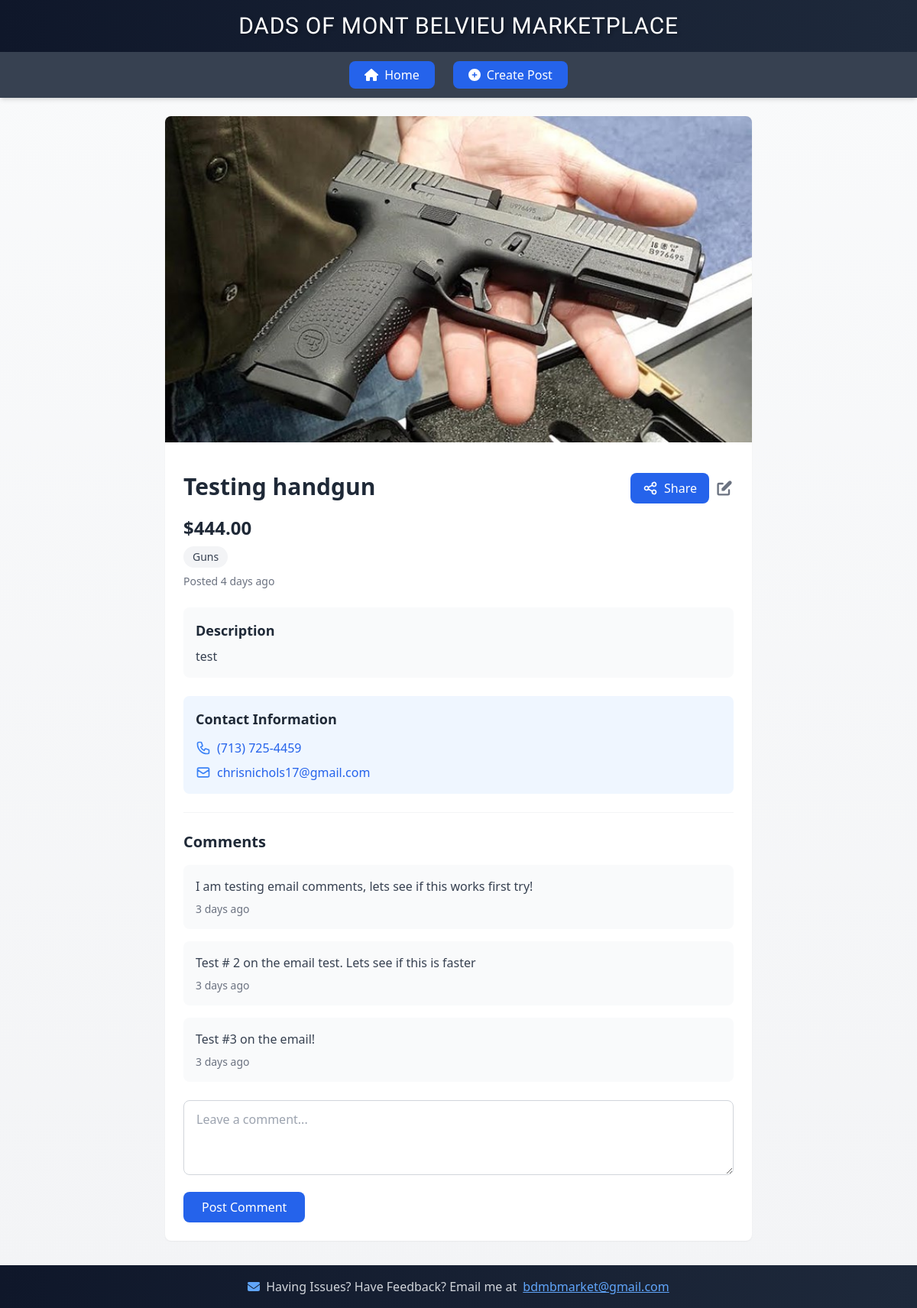
The page /post/12 on the database its author committed.
### app.py (models this page shows)
class Photo(db.Model):
    id = db.Column(db.Integer, primary_key=True)
    filename = db.Column(db.String(255))
    post_id = db.Column(db.Integer, db.ForeignKey('post.id'), nullable=False)
    timestamp = db.Column(db.DateTime, default=datetime.utcnow)

class Post(db.Model):
    id = db.Column(db.Integer, primary_key=True)
    title = db.Column(db.String(100), nullable=False)
    description = db.Column(db.Text, nullable=False)
    price = db.Column(db.Float, nullable=False)
    category = db.Column(db.String(20), nullable=False)
    photos = db.relationship('Photo', backref='post', lazy=True)
    comments = db.relationship('Comment', back_populates='post', cascade='all, delete')
    uuid = db.Column(db.String(36), nullable=False)
    created_at = db.Column(db.DateTime, default=datetime.utcnow)
    post_password = db.Column(db.String(255), nullable=True)
    phone = db.Column(db.String(20), nullable=True)
    email = db.Column(db.String(120), nullable=True)

class Comment(db.Model):
    id = db.Column(db.Integer, primary_key=True)
    content = db.Column(db.Text, nullable=False)
    post_id = db.Column(db.Integer, db.ForeignKey('post.id'), nullable=False)
    post = db.relationship('Post', back_populates='comments')
    timestamp = db.Column(db.DateTime, default=datetime.utcnow)

### app.py (the view, shortened to what this page needs)
@app.route('/post/<int:post_id>', methods=['GET', 'POST'])
def post(post_id):
    try:
        post = Post.query.get_or_404(post_id)
        return render_template('post.html', post=post, timedelta=timedelta)
    except Exception as e:
        app.logger.error(f"Error in post route: {e}")
        flash('An error occurred while processing your request.', 'error')
        return redirect(url_for('index'))

### templates/post.html (shortened to what this page needs)
{% extends "base.html" %}
{% block content %}
<div class="w-full px-0 md:px-4 mt-6">
    <div class="max-w-3xl mx-auto">
        <div class="bg-white shadow-sm md:rounded-lg overflow-hidden">
            <div class="{% if post.photos|length == 1 %}block{% else %}grid grid-cols-2 md:grid-cols-3 gap-1 md:gap-4{% endif %} mb-4">
                {% for photo in post.photos %}
                    <img
                        src="{{ url_for('static', filename='uploads/' + photo.filename) }}"
                        alt="Photo"
                        class="w-full {% if post.photos|length == 1 %}h-auto max-h-[70vh] object-contain{% else %}h-48 object-cover{% endif %} hover:opacity-95 transition cursor-pointer"
                        onclick="openModal('{{ url_for('static', filename='uploads/' + photo.filename) }}', {{ loop.index0 }})"
                        data-full-url="{{ url_for('static', filename='uploads/' + photo.filename) }}"
                    >
                {% endfor %}
            </div>
<div class="p-4 md:p-6">
    <div class="flex justify-between items-start mb-4">
        <h1 class="text-2xl md:text-3xl font-bold text-gray-800">{{ post.title }}</h1>
        <div class="flex items-center space-x-2">
<button
    onclick="sharePost()"
    class="inline-flex items-center space-x-1 md:space-x-2 px-2 md:px-4 py-1.5 md:py-2 bg-blue-600 text-white rounded-lg hover:bg-blue-700 transition font-medium text-sm md:text-base"
>
    <span>Share</span>
</button>
            {% if post.post_password %}
            <a href="{{ url_for('edit_post', post_id=post.id) }}"
               class="text-gray-500 hover:text-gray-700 transition ml-4">
            </a>
            {% endif %}
        </div>
    </div>
                <div class="mb-6">
                    <div class="text-2xl font-bold text-gray-800 mb-2">${{ "%.2f"|format(post.price) }}</div>
                    <div class="inline-block px-3 py-1 bg-gray-100 rounded-full text-sm text-gray-700">
                        {{ post.category }}
                    </div>
                    <div class="text-sm text-gray-500 mt-2">
                        Posted <span data-timestamp="{{ post.created_at.strftime('%Y-%m-%dT%H:%M:%SZ') }}">
                        </span>
                    </div>
                </div>
                <div class="bg-gray-50 rounded-lg p-4 mb-6">
                    <h2 class="text-lg font-semibold text-gray-800 mb-2">Description</h2>
                    <p class="text-gray-700 whitespace-pre-line">{{ post.description }}</p>
                </div>
                {% if post.phone or post.email %}
                <div class="bg-blue-50 rounded-lg p-4 mb-6">
                    <h2 class="text-lg font-semibold text-gray-800 mb-3">Contact Information</h2>
                    {% if post.phone %}
                    <div class="flex items-center mb-2">
                        <a href="tel:{{ post.phone }}" class="text-blue-600 hover:text-blue-800 transition">
                            {{ post.phone }}
                        </a>
                    </div>
                    {% endif %}
                    {% if post.email %}
                    <div class="flex items-center">
                        <svg xmlns="http://www.w3.org/2000/svg" class="h-5 w-5 text-blue-500 mr-2" fill="none" viewBox="0 0 24 24" stroke="currentColor">
                            <path stroke-linecap="round" stroke-linejoin="round" stroke-width="2" d="M3 8l7.89 5.26a2 2 0 002.22 0L21 8M5 19h14a2 2 0 002-2V7a2 2 0 00-2-2H5a2 2 0 00-2 2v10a2 2 0 002 2z" />
                        </svg>
                        <a href="mailto:{{ post.email }}" class="text-blue-600 hover:text-blue-800 transition">
                            {{ post.email }}
                        </a>
                    </div>
                    {% endif %}
                </div>
                {% endif %}
                <div class="border-t border-gray-100 pt-6">
                    <h2 class="text-xl font-semibold text-gray-800 mb-4">Comments</h2>
                    {% if post.comments %}
                        <ul class="space-y-4 mb-6">
                            {% for comment in post.comments %}
                                <li class="bg-gray-50 rounded-lg p-4">
                                    <div class="text-gray-700 whitespace-pre-line">{{ comment.content }}</div>
                                    <div class="text-sm text-gray-500 mt-2" data-timestamp="{{ comment.timestamp.strftime('%Y-%m-%dT%H:%M:%SZ') }}">
                                    </div>
                                </li>
                            {% endfor %}
                        </ul>
                    {% else %}
                        <p class="text-gray-500 italic mb-6">No comments yet.</p>
                    {% endif %}
                    <form action="{{ url_for('post', post_id=post.id) }}" method="post" class="space-y-4">
                        <textarea
                            name="content"
                            placeholder="Leave a comment..."
                            class="w-full border border-gray-300 rounded-lg px-4 py-3 focus:outline-none focus:ring-2 focus:ring-blue-500 transition"
                            rows="3"
                            required
                        ></textarea>
                        <button
                            type="submit"
                            class="w-full sm:w-auto bg-blue-600 text-white px-6 py-2 rounded-lg font-medium hover:bg-blue-700 transition">
                            Post Comment
                        </button>
                    </form>
                </div>
            </div>
        </div>
    </div>
</div>
{% endblock %}

### templates/base.html (shortened to what this page needs)
<!DOCTYPE html>
<html lang="en" class="h-full">
<head>
    <script src="https://cdn.tailwindcss.com"></script>
</head>
<body class="min-h-full flex flex-col bg-gradient-to-b from-gray-50 to-gray-100">
    <header class="bg-gradient-to-r from-slate-900 to-slate-800 py-4">
        <div class="max-w-7xl mx-auto px-4 text-center">
            <h1 class="text-3xl manly-font text-white tracking-wide uppercase">
                Dads of Mont Belvieu Marketplace
            </h1>
        </div>
    </header>
    <nav class="bg-gray-700 sticky top-0 z-50 shadow-md">
        <div class="max-w-7xl mx-auto px-4">
            <ul class="flex items-center space-x-6 py-3 justify-center">
                <li>
                    <a href="{{ url_for('index') }}"
                       class="text-white bg-blue-600 hover:bg-blue-700 px-5 py-1.5 rounded-lg font-medium transition-all duration-200 transform hover:scale-105 flex items-center space-x-2">
                        <i class="fas fa-home"></i>
                        <span>Home</span>
                    </a>
                </li>
                <li>
                    <a href="{{ url_for('create_post') }}"
                       class="text-white bg-blue-600 hover:bg-blue-700 px-5 py-1.5 rounded-lg font-medium transition-all duration-200 transform hover:scale-105 flex items-center space-x-2">
                        <i class="fas fa-plus-circle"></i>
                        <span>Create Post</span>
                    </a>
                </li>
            </ul>
        </div>
    </nav>
    <main class="flex-1 w-full max-w-7xl mx-auto">
        {% block content %}
        {% endblock %}
    </main>
    <footer class="bg-gradient-to-r from-slate-900 to-slate-800 py-4 mt-8">
        <div class="max-w-7xl mx-auto px-4 text-center">
            <div class="flex flex-col sm:flex-row items-center justify-center space-y-2 sm:space-y-0 sm:space-x-2">
                <div class="flex items-center space-x-2">
                    <i class="fas fa-envelope text-blue-400"></i>
                    <span class="text-gray-300">Having Issues? Have Feedback? Email me at</span>
                </div>
                <a href="mailto:bdmbmarket@gmail.com"
                   class="text-blue-400 hover:text-blue-300 transition-colors duration-200 underline">
                    bdmbmarket@gmail.com
                </a>
            </div>
        </div>
    </footer>
</body>
</html>

### templates/base.html (style rules this page uses)
.manly-font { font-family: 'Black Ops One', system-ui; text-shadow: 2px 2px 4px rgba(0, 0, 0, 0.3); }

### rows shown on the page
Photo: filename (picture)
Post: title "Testing handgun", price "444.00", category "Guns", description "test", phone "(713) 725-4459", email "chrisnichols17@gmail.com"
Comment: content "I am testing email comments, lets see if this works first try!"
Comment: content "Test # 2 on the email test. Lets see if this is faster"
Comment: content "Test #3 on the email!"
